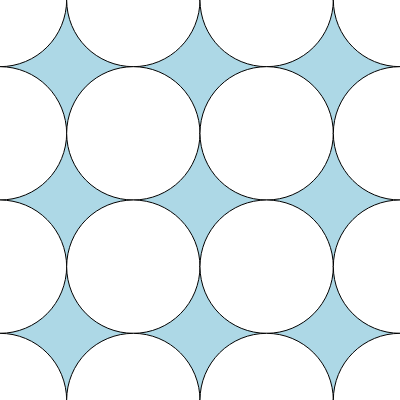
Frame 1 (no input)
Frame 60 (no input): identical to frame 1, image omitted
Frame 120 (the mouse pressed at the canvas centre since frame 60): identical to frame 1, image omitted

The p5.js sketch that drew this single still picture (run headless with seeded random() and noise() and a simulated clock; from frame 60 on, the mouse is pressed at the canvas centre):

// p5.js sketch
// ── sketch.js
function setup() {
    createCanvas(400,400);
}

function draw() {
    background('lightblue');
    let colCount = 4
    let step = width/(colCount-1)
    for (let j = 0; j < colCount; j++) {
        for (let i = 0; i < colCount; i++) {
            let d = step
            let x = i * step
            let y = j * step
            circle(x, y, d)
        }
    }
}
